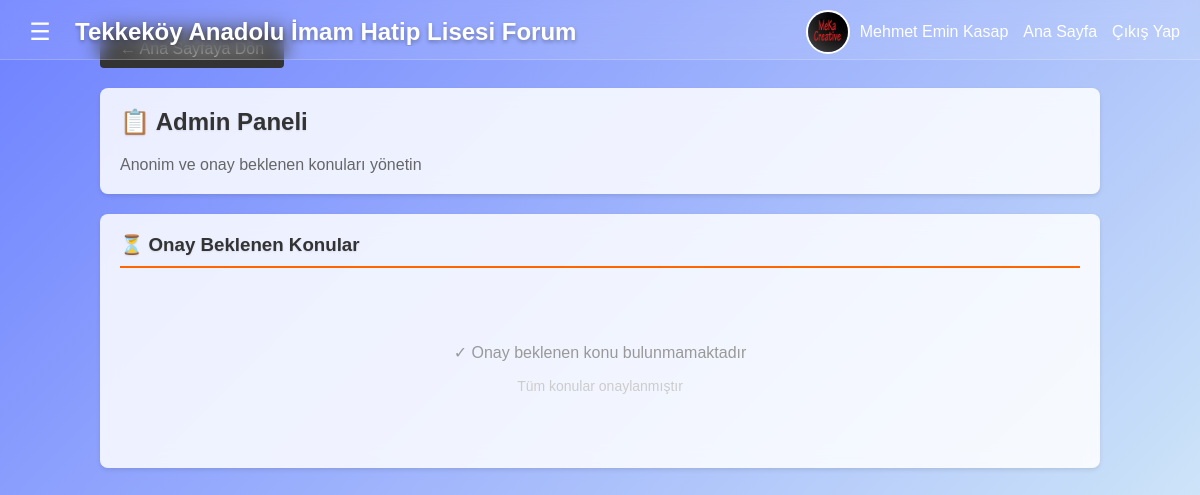
Screenshot of /admin-panel (signed in) with the database file from the repository.
### tables this page shows
CREATE TABLE users (
            id INTEGER PRIMARY KEY AUTOINCREMENT,
            name TEXT,
            email TEXT UNIQUE,
            password TEXT,
            role TEXT,
            bio TEXT,
            profile_photo TEXT,
            selected_frame_id INTEGER,
            selected_badge_id INTEGER,
            selected_background_id INTEGER,
            xp INTEGER DEFAULT 0,
            level INTEGER DEFAULT 1,
            night_mode INTEGER DEFAULT 0
        );

### app.py (the view)
@app.route('/admin-panel')
def admin_panel():
    if session.get('user_role') != 'admin':
        return f"Yetkiniz yok! Role: {session.get('user_role')}", 403
    conn = None
    try:
        conn = sqlite3.connect(DB_NAME, timeout=10)
        c = conn.cursor()
        c.execute("""
            SELECT id, title, category, content, author, is_anonymous, is_approved
            FROM topics
            WHERE is_approved=0
            ORDER BY id DESC
        """)
        pending_topics = c.fetchall()
        c.execute("SELECT profile_photo FROM users WHERE id=?", (session['user_id'],))
        user_photo = c.fetchone()
        user_profile_photo = user_photo[0] if user_photo else None
        return render_template('admin_panel.html',
                               pending_topics=pending_topics,
                               user_name=session['user_name'],
                               user_profile_photo=user_profile_photo)
    except Exception as e:
        print(f"Admin panel error: {e}")
        return f"Admin panel hatası: {e}", 500
    finally:
        if conn:
            conn.close()

### templates/admin_panel.html (shortened to what this page needs)
<!DOCTYPE html>
<html lang="tr">
<head>
    <link rel="stylesheet" href="{{ url_for('static', filename='style.css') }}">
</head>
<body>
<header>
    <button class="menu-toggle" id="menuToggle" aria-label="Menüyü Aç/Kapat">☰</button>
    <h1>Tekkeköy Anadolu İmam Hatip Lisesi Forum</h1>
    <nav>
        <div class="user-info">
            {% if user_profile_photo %}
                <img src="{{ url_for('uploaded_file', filename=user_profile_photo) }}" alt="Avatar" class="avatar" title="{{ user_name }}">
            {% else %}
                <img alt="Avatar" class="avatar" title="{{ user_name }}">
            {% endif %}
            <span>{{ user_name }}</span>
        </div>
        <a href="{{ url_for('home') }}">Ana Sayfa</a>
        <a href="{{ url_for('logout') }}">Çıkış Yap</a>
    </nav>
</header>
<main class="container">
    <a href="{{ url_for('home') }}" class="back-link">← Ana Sayfaya Dön</a>
    <div class="admin-header">
        <h2>📋 Admin Paneli</h2>
        <p style="color: #666; margin: 10px 0 0 0;">
            Anonim ve onay beklenen konuları yönetin
        </p>
    </div>
    <div class="pending-section">
        <h3>
            ⏳ Onay Beklenen Konular
        </h3>
        {% if pending_topics %}
            {% for topic in pending_topics %}
                <div class="topic-review">
                    <h4 class="review-title">
                        <a href="{{ url_for('show_topic', topic_id=topic[0]) }}" style="color: #0066cc; text-decoration: none;">{{ topic[1] }}</a>
                        {% if topic[5] == 1 %}
                            <span class="anonymous-badge">🔒 Anonim</span>
                        {% endif %}
                    </h4>
                    <div class="review-meta">
                        <p style="margin: 5px 0;">
                            <strong>📁 Kategori:</strong> {{ topic[2] }}
                        </p>
                        {% if topic[5] == 0 %}
                            <p style="margin: 5px 0;">
                                <strong>👤 Yazarı:</strong> {{ topic[4] }}
                            </p>
                        {% else %}
                            <p style="margin: 5px 0;">
                                <strong>👤 Yazarı:</strong> <em>Anonim (Gönderen: {{ topic[4] }})</em>
                            </p>
                        {% endif %}
                    </div>
                    <div class="review-content">
                        {{ topic[3] }}
                    </div>
                    <div class="review-actions">
                        <a href="{{ url_for('approve_topic', topic_id=topic[0], action='approve') }}" class="btn btn-approve">
                            ✓ Onayla
                        </a>
                        <a href="{{ url_for('approve_topic', topic_id=topic[0], action='reject') }}" class="btn btn-reject" onclick="return confirm('Bu konuyu reddetmek istediğinize emin misiniz?')">
                            ✕ Reddet
                        </a>
                    </div>
                </div>
            {% endfor %}
        {% else %}
            <div class="empty-message">
                <p>✓ Onay beklenen konu bulunmamaktadır</p>
                <p style="font-size: 14px; color: #ccc;">Tüm konular onaylanmıştır</p>
            </div>
        {% endif %}
    </div>
</main>
</body>
</html>

### static/style.css (style rules this page uses)
body { font-family: Arial, sans-serif; background: linear-gradient(135deg, #6E81FF 0%, #DFF7F7 100%); min-height: 100vh; margin: 0; padding: 0; }
header { background: rgba(255, 255, 255, 0.1); backdrop-filter: blur(10px); border-bottom: 1px solid rgba(255, 255, 255, 0.2); color: white; padding: 10px 20px; display: grid; grid-template-columns: auto 1fr auto; align-items: center; gap: 15px; position: fixed; top: 0; left: 0; right: 0; width: 100%; height: 60px; box-sizing: border-box; z-index: 1000; }
header .user-info { color: white; }
header h1 { display: block; margin: 0; text-shadow: 0 2px 4px rgba(0, 0, 0, 0.3); font-size: 24px; font-weight: bold; white-space: nowrap; overflow: hidden; text-overflow: ellipsis; }
nav { display: flex; align-items: center; gap: 15px; }
.user-info { display: flex; align-items: center; gap: 10px; color: #333; }
.avatar { width: 40px; height: 40px; border-radius: 50%; object-fit: cover; border: 2px solid white; cursor: pointer; }
nav a { color: white; text-decoration: none; margin-left: 0; transition: all 0.3s ease; }
input[type="submit"], button, .delete-btn { transition: all 0.3s ease !important; position: relative; overflow: hidden; }
main { padding: 20px; padding-top: 80px; margin-top: 60px; }
.menu-toggle { display: flex; align-items: center; justify-content: center; background: none; border: none; color: white; font-size: 24px; cursor: pointer; padding: 6px; width: 40px; height: 40px; transition: all 0.3s ease; z-index: 1001; }
a { padding: 4px 0; }
main { padding: 10px; padding-bottom: 80px; }

### templates/admin_panel.html (style rules this page uses)
body { background: linear-gradient(135deg, #6E81FF 0%, #DFF7F7 100%) !important; min-height: 100vh; }
.container { max-width: 1000px; margin: 20px auto; }
.admin-header { background: rgba(255, 255, 255, 0.85); backdrop-filter: blur(10px); padding: 20px; border-radius: 8px; box-shadow: 0 2px 4px rgba(0,0,0,0.1); margin-bottom: 20px; }
.admin-header h2 { margin-top: 0; color: #333; text-shadow: 0 1px 2px rgba(0, 0, 0, 0.1); }
.pending-section { background: rgba(255, 255, 255, 0.85); backdrop-filter: blur(10px); padding: 20px; border-radius: 8px; box-shadow: 0 2px 4px rgba(0,0,0,0.1); }
.pending-section h3 { margin-top: 0; color: #333; border-bottom: 2px solid #ff6600; padding-bottom: 10px; text-shadow: 0 1px 2px rgba(0, 0, 0, 0.1); }
.empty-message { text-align: center; padding: 40px 20px; color: #999; }
.empty-message p { font-size: 16px; }
.back-link { display: inline-block; margin-bottom: 20px; padding: 10px 20px; background: #333; color: white; text-decoration: none; border-radius: 4px; }

### rows the page displays
users: profile_photo (picture), name "Mehmet Emin Kasap"
